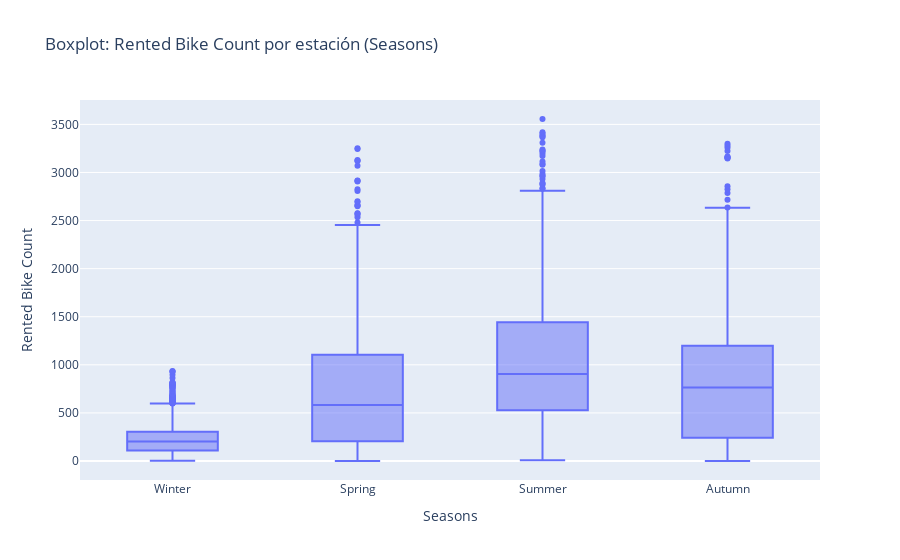

Write notebook code for a chart like this one.
### Code cell
# Boxplot por estación: distribución y outliers por grupo
fig = px.box(
    df,
    x="Seasons",
    y="Rented Bike Count",
    title="Boxplot: Rented Bike Count por estación (Seasons)"
)
fig.show()

### Figure 1 — Plotly figure (JSON) as saved in the notebook; plotly's stock layout.template omitted (floating-point values rounded to 4 significant figures; data arrays with more than 128 entries replaced by an {"elided": "..."} marker saying what was removed)
{"data": [{"alignmentgroup": "True", "hovertemplate": "Seasons=%{x}<br>Rented Bike Count=%{y}<extra></extra>", "legendgroup": "", "marker": {"color": "#636efa"}, "name": "", "notched": false, "offsetgroup": "", "orientation": "v", "showlegend": false, "type": "box", "x": {"elided": "8760 str values"}, "x0": " ", "xaxis": "x", "y": {"elided": "8760 int values"}, "y0": " ", "yaxis": "y"}], "layout": {"boxmode": "group", "legend": {"tracegroupgap": 0}, "title": {"text": "Boxplot: Rented Bike Count por estación (Seasons)"}, "xaxis": {"anchor": "y", "domain": [0, 1], "title": {"text": "Seasons"}}, "yaxis": {"anchor": "x", "domain": [0, 1], "title": {"text": "Rented Bike Count"}}}}
